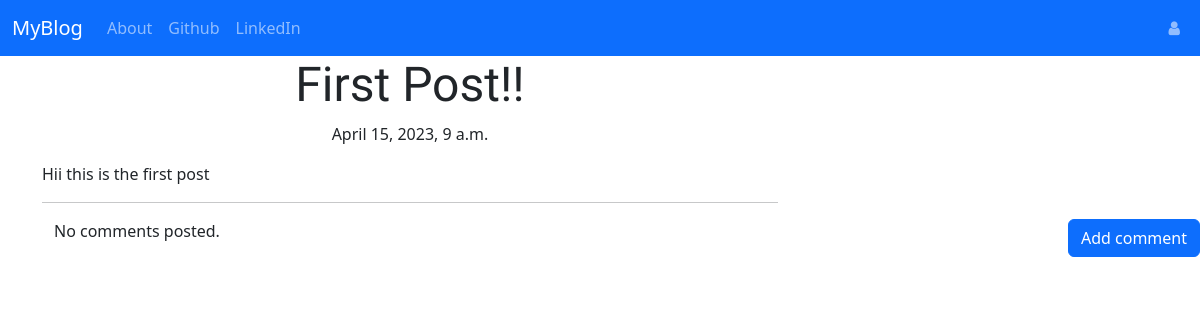
Screenshot of /post/2 with the database file from the repository.
### blogapp/models.py (models this page shows, shortened)
class Post(models.Model):
    author = models.ForeignKey('auth.user', on_delete=models.CASCADE)
    title = models.CharField(max_length=200)
    text = models.TextField()
    creation_date = models.DateTimeField(default = timezone.now)
    publication_date = models.DateTimeField(blank=True, null=True)

### blogapp/views.py (the view)
# urls.py: path('post/<int:pk>', views.PostDetailView.as_view(), name='post_detail'),
class PostDetailView(DetailView):
    model = Post

### blogapp/templates/blogapp/post_detail.html (shortened to what this page needs)
{% extends 'blogapp/base.html' %}
{% block bodyblock %}
        <h1 class='posttitle loader'>{{ post.title }}</h1>
        {% if post.publication_date %}
            <div class="date postdate">
                {{ post.publication_date }}
            </div>
        {% else %}
            <a class="btn btn-outline-dark" href="{% url 'post_publish' pk=post.pk %}">Publish</a>
        {% endif %}
      <p class='postcontent' >{{ post.text|safe|linebreaksbr }}</p>
  <hr>
  <a class="btn btn-primary btn-comment" href="{% url 'add_comment_to_post' pk=post.pk %}">Add comment</a>
  <div class="container">
  {% for comment in post.comments.all %}
  <br>
      {% if user.is_authenticated or comment.approved_comment %}
              {{ comment.created_date }}
              {% if not comment.approved_comment %}
                  <a class="btn btn-primary" href="{% url 'comment_remove' pk=comment.pk %}"><span class="fa fa-remove"></span></a>
                  <a class="btn btn-primary" href="{% url 'comment_approve' pk=comment.pk %}"><span class="fa fa-check"></span></a>
              {% endif %}
          <p>{{ comment.text|safe|linebreaks }}</p>
          <p>Posted by: <strong>{{ comment.author }}</strong></p>
      {% endif %}
  {% empty %}
      <p>No comments posted.</p>
  {% endfor %}
</div>
{% endblock %}

### blogapp/static/css/blog.css (style rules this page uses)
.postdate { text-align: center; }
.posttitle { font-family: 'Russo One', sans-serif; font-size: 3em; text-align: center; }
.postcontent { font-family: 'Montserrat'; font-size: 1.5em; }
.btn-comment { position: absolute; right: 0px; }
.loader { filter:hue-rotate(0deg); color: linear-gradient(45deg,#0f8,#08f); animation:hue 5000ms infinite linear; }

### rows the page displays
Post: title "First Post!!", publication_date "April 15, 2023, 9 a.m.", text "Hii this is the first post"
